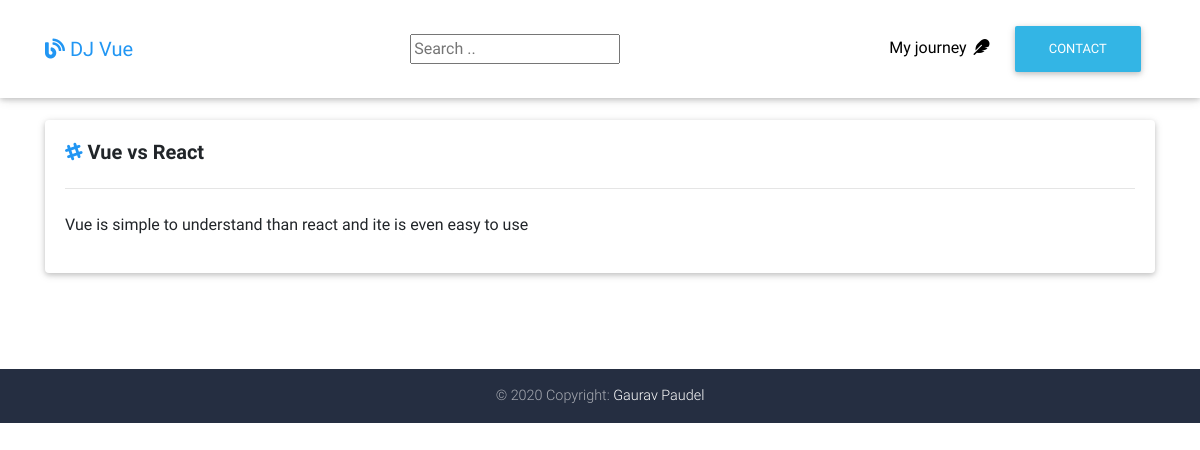
Page /post/vue-vs-react/ on the committed database.
### myblog/models.py (models this page shows, shortened)
class Post(models.Model):
    title = models.CharField(max_length = 200)
    slug = models.SlugField()
    body  = models.TextField()
    date_added = models.DateTimeField(auto_now_add  = True)
    class Meta:
        ordering = ['-date_added']

### myblog/views.py (the view)
# urls.py: path('post/<slug:slug>/',postDetail, name='post_detail'),
def postDetail(request, slug):
    post = get_object_or_404(Post, slug = slug)
    context = { 'post': post}
    return render(request,'myblog/post.html', context)

### myblog/templates/myblog/post.html (shortened to what this page needs)
{% extends 'myblog/base.html' %}
{% load static %}
{% load disqus_tags %}
{% block content %}
    <main class="mt-5 pt-5">
      <div class="container">
        <section class="mt-4">
          <div class="row">
            <div class="col mb-5">
              <div class="card mb-4">
                <div class="card-body">
                  <p class="h5">
                      <i class="fab fa-slack-hash blue-text"></i>  <strong> {{ post.title }} </strong>
                 </p>
                 <hr class="my-4">
                  <p>
                    {{ post.body|safe }}
                  </p>
                </div>
              </div>
            </div>
          </div>
        </section>
      </div>
    </main>
  {% endblock %}

### rows in the picture
Post: title "Vue vs React", body "Vue is simple to understand than react and ite is even easy to use"
